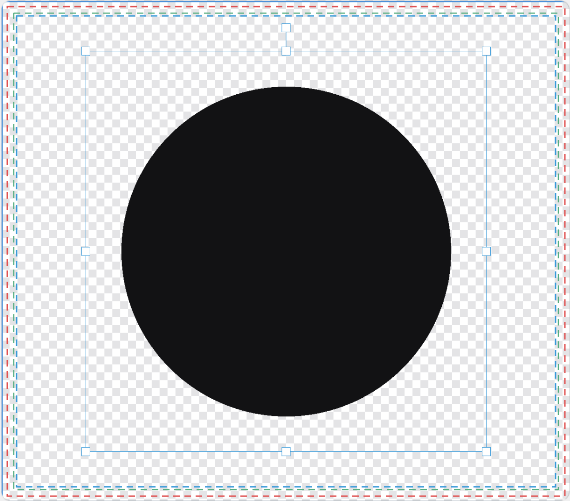
#> input picture docs/research/diagnostics/embroidery/circle-black-2d-print.png, 570 x 501 px, found by its file name; its folder holds 4 pictures in this run; the run also reads 1 picture not shown here
$ python verify-embroidery-shots.py
#> lines starting #> are read from the running program, lines starting #| are printed output that depends on the picture
"""Pixel-level checks over the captured embroidery evidence.

Three properties that a screenshot alone will not tell you:

  1. TRANSFORM SYNC   — switching print -> embroidery must not move, rotate or
     resize the artwork. The stitched patch must occupy the same box.
  2. NON-DESTRUCTIVE  — switching back to print must restore the original
     asset, pixel for pixel.
  3. COVERAGE         — the stitching must actually cover the shape, not just
     outline it.

Usage: python scripts/verify-embroidery-shots.py docs/research/diagnostics/embroidery
"""
from __future__ import annotations

import sys
from pathlib import Path

from PIL import Image, ImageChops

# The editor's transparency checkerboard, which is not artwork.
CHECKER = {(228, 228, 230), (255, 255, 255)}


def artwork_bbox(path: Path):
    img = Image.open(path).convert("RGB")
#> img is the input picture: PIL image 570x501 RGB; mean R, G, B 171.3, 172, 174
    w, h = img.size
#> w = 570; h = 501
    # Ignore the outer 8% where the bleed/safety guides and rulers live.
    inset = img.crop((int(w * 0.08), int(h * 0.08), int(w * 0.92), int(h * 0.92)))
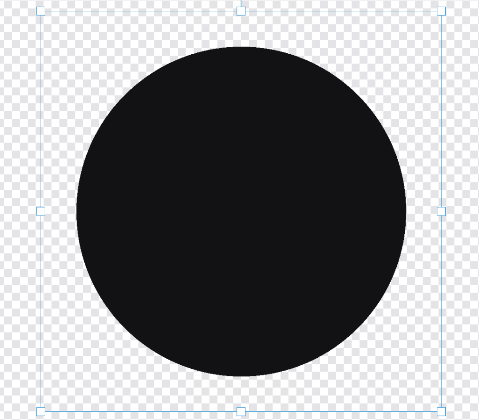
#> inset: PIL image 479x420 RGB; mean R, G, B 145.9, 146.3, 148
    px = inset.load()
    iw, ih = inset.size
#> iw = 479; ih = 420
    left, top, right, bottom = iw, ih, -1, -1
#> left = 479; top = 420; right = -1; bottom = -1
    for y in range(0, ih, 2):
        for x in range(0, iw, 2):
            r, g, b = px[x, y]
            saturation = max(r, g, b) - min(r, g, b)
            if saturation < 28 and min(r, g, b) > 150:
                continue  # checkerboard or plain white
            left, top = min(left, x), min(top, y)
            right, bottom = max(right, x), max(bottom, y)
    if right < 0:
        return None
    return left, top, right, bottom


def coverage(path: Path) -> float:
    img = Image.open(path).convert("RGB")
    w, h = img.size
    inset = img.crop((int(w * 0.08), int(h * 0.08), int(w * 0.92), int(h * 0.92)))
    px = inset.load()
    iw, ih = inset.size
    hits = 0
    total = 0
    for y in range(0, ih, 2):
        for x in range(0, iw, 2):
            total += 1
            r, g, b = px[x, y]
            if max(r, g, b) - min(r, g, b) >= 28 or min(r, g, b) <= 150:
                hits += 1
    return hits / max(1, total)


def main() -> int:
    root = Path(sys.argv[1] if len(sys.argv) > 1 else "docs/research/diagnostics/embroidery")
    stems = sorted({p.name.rsplit("-2d-", 1)[0] for p in root.glob("*-2d-print.png")})
    if not stems:
        print(f"no captures found in {root}")
        return 1

    failures = 0
    for stem in stems:
        printed = root / f"{stem}-2d-print.png"
        stitched = root / f"{stem}-2d-embroidery.png"
        restored = root / f"{stem}-2d-print-restored.png"

        a, b = artwork_bbox(printed), artwork_bbox(stitched)
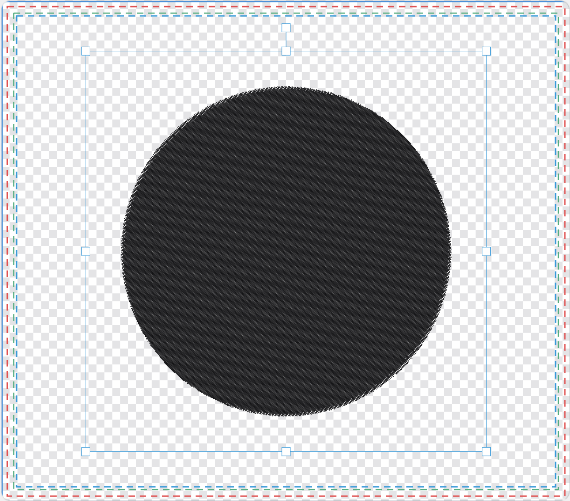
#> input picture docs/research/diagnostics/embroidery/circle-black-2d-embroidery.png, 570 x 501 px, found by its file name
#> in artwork_bbox, img is the input picture: PIL image 570x501 RGB; mean R, G, B 179.2, 179.9, 181.8
#> in artwork_bbox (call 2), `inset = img.crop((int(w * 0.08), int(h * 0.08), int(w * 0.92), int(h *..`:
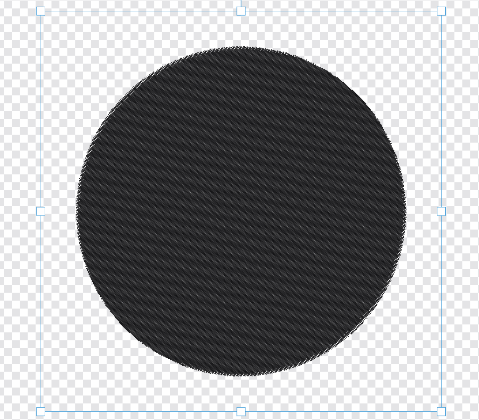
#> inset: PIL image 479x420 RGB; mean R, G, B 157, 157.4, 159
#> a = (36, 6, 444, 414); b = (36, 6, 444, 414)
        if not a or not b:
            print(f"{stem:18} FAIL  could not locate artwork")
            failures += 1
            continue

        centre = lambda r: ((r[0] + r[2]) / 2, (r[1] + r[3]) / 2)
        size = lambda r: (r[2] - r[0], r[3] - r[1])
        dx = abs(centre(a)[0] - centre(b)[0])
        dy = abs(centre(a)[1] - centre(b)[1])
        dw = abs(size(a)[0] - size(b)[0]) / max(1, size(a)[0])
        dh = abs(size(a)[1] - size(b)[1]) / max(1, size(a)[1])

        diff = ImageChops.difference(
            Image.open(printed).convert("RGB"), Image.open(restored).convert("RGB")
        )
#> diff: PIL image 570x501 RGB; every value is 0
        drift = sum(i * n for i, n in enumerate(diff.convert("L").histogram())) / (
            diff.size[0] * diff.size[1]
        )
#> drift = 0

        cov = coverage(stitched)
#> after the loop in coverage, `for y in range(0, ih, 2):`: hits = 21438; total = 50400
#> cov = 0.425
        ok = dx <= 6 and dy <= 6 and dw <= 0.05 and dh <= 0.05 and drift < 1.0 and cov > 0.02
#> ok = True
        failures += 0 if ok else 1
#> failures = 0
        print(
            f"{stem:18} {'PASS' if ok else 'FAIL'}  "
            f"centre drift {dx:.1f},{dy:.1f}px  size drift {dw * 100:.1f}%,{dh * 100:.1f}%  "
            f"restore delta {drift:.3f}  stitch coverage {cov * 100:.1f}%"
        )
#| circle-black       PASS  centre drift 0.0,0.0px  size drift 0.0%,0.0%  restore delta 0.000  stitch coverage 42.5%

    print(f"\n{len(stems) - failures}/{len(stems)} assets passed")
#| 1/1 assets passed
    return 0 if failures == 0 else 2


if __name__ == "__main__":
    raise SystemExit(main())
#> (the program exits here)
